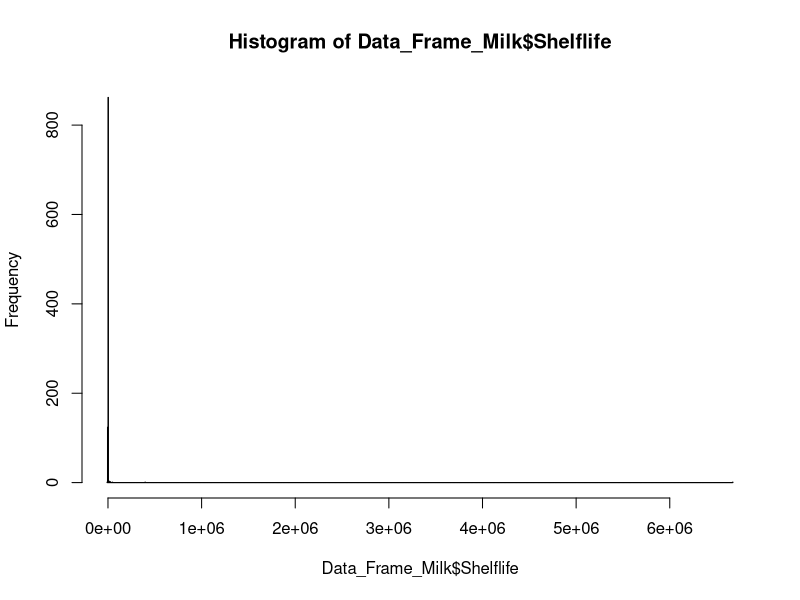

The R source for this figure:
Data_Frame_Milk<-data.frame(
  Iteration = 1:1000,
  Shelflife =as.numeric(0),
  stringsAsFactors = FALSE
)


for (i in 1:nrow(Data_Frame_Milk)){
  Temp<-rnorm(1,6.5,2)
  Initial_pop<-rlnorm(1,1,0.9)
  Spoilage<-7
  Growth_spoilage<-Spoilage-Initial_pop
  Tempmin<-(2.41)
  b<-.05273
  k<-((Temp-Tempmin)*b)^2
  Variability<-(1-(rnorm(1,0,17)/100))
  New_K<- k *Variability
  Conversion<-2^New_K
  New_K2<-log10(Conversion)
  Shelf_Life<-Growth_spoilage/New_K2
  Shelf_Life_days<-Shelf_Life/24
  Data_Frame_Milk[i,colnames(Data_Frame_Milk)== "Shelflife"]<-Shelf_Life_days
}


hist(Data_Frame_Milk$Shelflife, breaks = 1000)

#Psychotrophs

Temp<-4
Initial_pop<-1
Spoilage<-7
Growth_spoilage<-Spoilage-Initial_pop
Tempmin<-(-7.9)
b<-.0272
k<-((Temp-Tempmin)*b)^2
k*60
#Variability<-(1-(rnorm(1,0,17)/100))
New_K<- k #*Variability
Conversion<-2^New_K
New_K2<-log10(Conversion)
Shelf_Life<-Growth_spoilage/New_K2
Shelf_Life_days<-Shelf_Life/24


#Mesophiles
Temp<-4
Initial_pop<-1
Spoilage<-7
Growth_spoilage<-Spoilage-Initial_pop
Tempmin<-(2.41)
b<-.05273
k<-((Temp-Tempmin)*b)^2
#Variability<-(1-(rnorm(1,0,17)/100))
New_K<- k #*Variability
Conversion<-2^New_K
New_K2<-log10(Conversion)
Shelf_Life<-Growth_spoilage/New_K2
Shelf_Life_days<-Shelf_Life/24

#P .putida

b<-.03772
Temp<-4
Tmin<-(-6.1)
Tmax<-(41.2)
c<-.1719
time<-10
k<-(b*(Temp-Tmin)*(1-exp(c*(Temp-Tmax))))^2





Func_Growth_Milk_Spoilage<-function(Condition,DF,TimeVar){
  b<-.03772
  Tmin<-(-6.1)
  Tmax<-(41.2)
  c<-.1719
  if(Condition== "room temp"){
    Temp<-25
    k<-(b*(Temp-Tmin)*(1-exp(c*(Temp-Tmax))))^2
    for (i in 1:nrow(DF)){
      Growth<-TimeVar*k
      N<-DF[i,colnames(DF)== "SpoilageCon"]
      Con_Final<-N + Growth
      DF[i,colnames(DF)== "SpoilageCon"]<-as.numeric(Con_Final)
    }
    return(DF)
  } else if (Condition == "refrigerated"){
    Temp<-4
    k<-(b*(Temp-Tmin)*(1-exp(c*(Temp-Tmax))))^2
    for (i in 1:nrow(DF)){
      Growth<-TimeVar*k
      N<-DF[i,colnames(DF)== "SpoilageCon"]
      Con_Final<-N + Growth
      DF[i,colnames(DF)== "SpoilageCon"]<-as.numeric(Con_Final)
    }
    return(DF)
  }
} 

